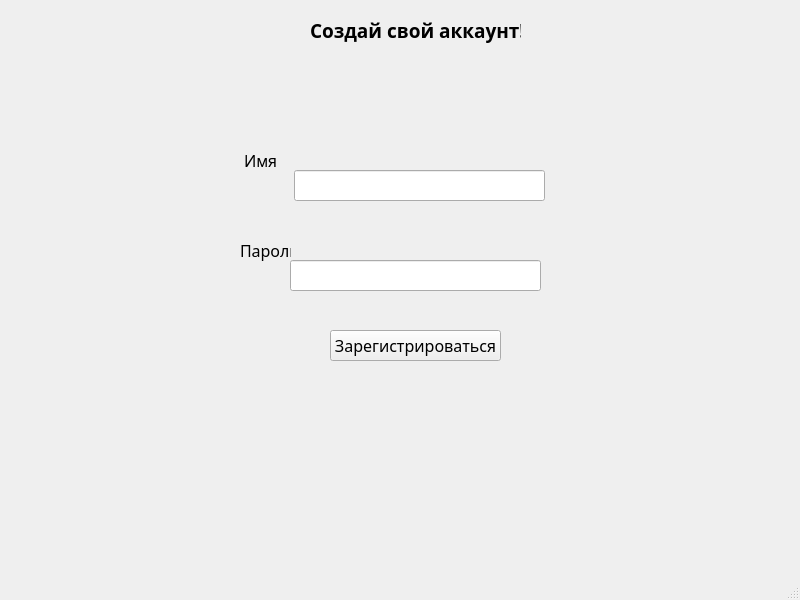
<?xml version="1.0" encoding="UTF-8"?>
<ui version="4.0">
 <class>MainWindow</class>
 <widget class="QMainWindow" name="MainWindow">
  <property name="geometry">
   <rect>
    <x>0</x>
    <y>0</y>
    <width>800</width>
    <height>600</height>
   </rect>
  </property>
  <property name="windowTitle">
   <string>MainWindow</string>
  </property>
  <widget class="QWidget" name="centralwidget">
   <widget class="QLabel" name="label">
    <property name="geometry">
     <rect>
      <x>310</x>
      <y>0</y>
      <width>211</width>
      <height>61</height>
     </rect>
    </property>
    <property name="font">
     <font>
      <family>Rockwell Extra Bold</family>
      <pointsize>14</pointsize>
      <weight>75</weight>
      <bold>true</bold>
     </font>
    </property>
    <property name="text">
     <string>Создай свой аккаунт!</string>
    </property>
   </widget>
   <widget class="QLineEdit" name="nameEdit">
    <property name="geometry">
     <rect>
      <x>294</x>
      <y>170</y>
      <width>251</width>
      <height>31</height>
     </rect>
    </property>
   </widget>
   <widget class="QLabel" name="label_2">
    <property name="geometry">
     <rect>
      <x>244</x>
      <y>150</y>
      <width>51</width>
      <height>21</height>
     </rect>
    </property>
    <property name="font">
     <font>
      <family>Franklin Gothic Medium Cond</family>
      <pointsize>12</pointsize>
     </font>
    </property>
    <property name="text">
     <string>Имя</string>
    </property>
   </widget>
   <widget class="QLineEdit" name="passwordEdit">
    <property name="geometry">
     <rect>
      <x>290</x>
      <y>260</y>
      <width>251</width>
      <height>31</height>
     </rect>
    </property>
   </widget>
   <widget class="QLabel" name="label_4">
    <property name="geometry">
     <rect>
      <x>240</x>
      <y>240</y>
      <width>51</width>
      <height>21</height>
     </rect>
    </property>
    <property name="font">
     <font>
      <family>Franklin Gothic Medium Cond</family>
      <pointsize>12</pointsize>
     </font>
    </property>
    <property name="text">
     <string>Пароль</string>
    </property>
   </widget>
   <widget class="QPushButton" name="reg_btn">
    <property name="geometry">
     <rect>
      <x>330</x>
      <y>330</y>
      <width>171</width>
      <height>31</height>
     </rect>
    </property>
    <property name="font">
     <font>
      <family>Rockwell Condensed</family>
      <pointsize>12</pointsize>
      <weight>50</weight>
      <bold>false</bold>
     </font>
    </property>
    <property name="text">
     <string>Зарегистрироваться</string>
    </property>
   </widget>
   <widget class="QLabel" name="errorLabel">
    <property name="geometry">
     <rect>
      <x>300</x>
      <y>90</y>
      <width>231</width>
      <height>31</height>
     </rect>
    </property>
    <property name="font">
     <font>
      <family>Rockwell Condensed</family>
      <pointsize>9</pointsize>
      <weight>75</weight>
      <bold>true</bold>
     </font>
    </property>
    <property name="text">
     <string/>
    </property>
   </widget>
  </widget>
  <widget class="QMenuBar" name="menubar">
   <property name="geometry">
    <rect>
     <x>0</x>
     <y>0</y>
     <width>800</width>
     <height>22</height>
    </rect>
   </property>
  </widget>
  <widget class="QStatusBar" name="statusbar"/>
 </widget>
 <resources/>
 <connections/>
</ui>
